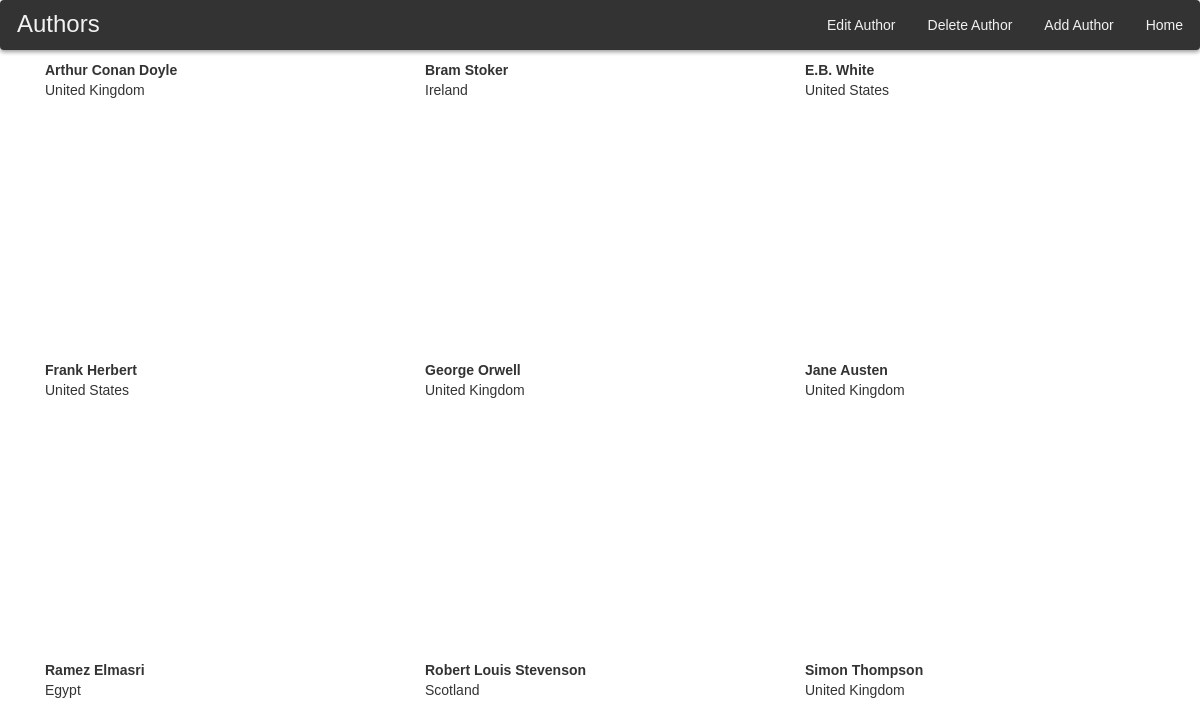
Page /includes/author.php (signed in) on the committed database.
### tables this page shows
CREATE TABLE `author` (
  `Name` varchar(250) NOT NULL,
  `Nationality` varchar(250) NOT NULL
);

### includes/author.php (the view, shortened to what this page needs)
<?php
include('sqlconnect.php');
?>
<!DOCTYPE html>
<html lang="en">
<head>
    <link rel="stylesheet" href="assets/bootstrap.css">
    <link rel="stylesheet" href="assets/font-awesome.css">
</head>
<body>
    <nav class="navbar">
        <h1>Authors</h1>
        <a href="admin-dashboard.php">Home</a>
        <a href="add-author.php">Add Author</a>
        <a href="delete-author.php">Delete Author</a>
        <a href="edit-author.php">Edit Author</a>
    </nav>
    <div class="content-wrapper">
        <div class="container">
            <div class="row pad-botm">
                <div class="col-md-12">
                      <?php
                        $sql = "SELECT * FROM author";
                        $result = mysqli_query($con, $sql);
                        while ($row = mysqli_fetch_assoc($result)) { ?>
                            <div class="col-md-4" style="float:left; height:300px;">
                                <b><?php echo $row['Name'];?></b><br />
                                <?php echo $row['Nationality'];?><br />
                            </div>
                        <?php } ?>
                </div>
            </div>
        </div>
    </div>
</body>
</html>

### includes/author.php (style rules this page uses)
body { font-family: Arial, sans-serif; margin: 0; padding-top: 60px; }
.navbar { background-color: #333; overflow: hidden; position: fixed; top: 0; width: 100%; height: 50px; box-shadow: 0 2px 4px rgba(0,0,0,0.4); }
.navbar h4, .navbar a { float: right; display: block; color: #f2f2f2; text-align: center; padding: 14px 16px; text-decoration: none; transition: background-color 0.3s; }
.navbar h1 { float: left; color: #f2f2f2; text-align: center; padding: 10px 16px; font-size: 24px; margin: 0; }

### rows in the picture
author: Name "Arthur Conan Doyle", Nationality "United Kingdom"
author: Name "Bram Stoker", Nationality "Ireland"
author: Name "E.B. White", Nationality "United States"
author: Name "Frank Herbert", Nationality "United States"
author: Name "George Orwell", Nationality "United Kingdom"
author: Name "Jane Austen", Nationality "United Kingdom"
author: Name "Ramez Elmasri", Nationality "Egypt"
author: Name "Robert Louis Stevenson", Nationality "Scotland"
author: Name "Simon Thompson", Nationality "United Kingdom"
